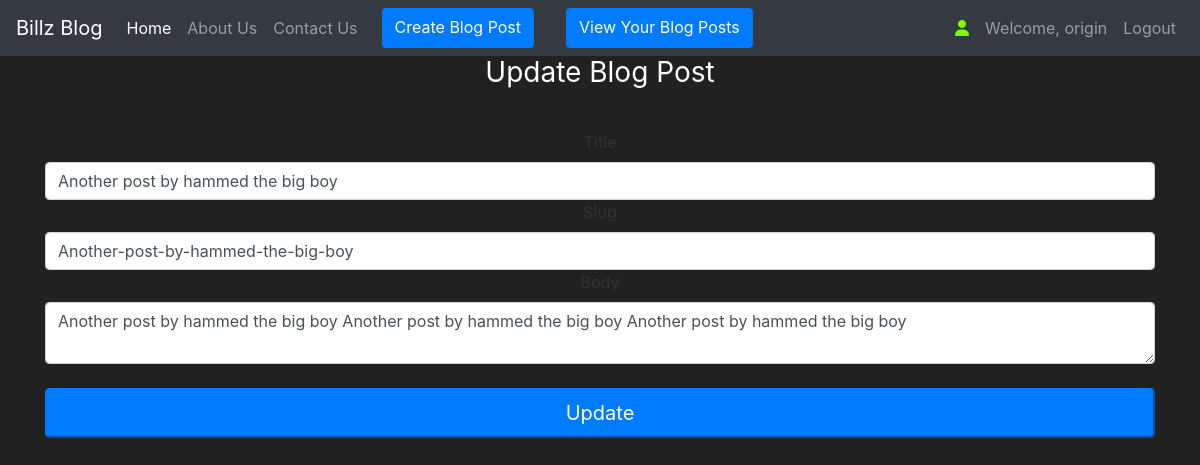
/post/edit/4 (signed in), run on the app's committed database.
### blog/models.py (models this page shows, shortened)
class User(db.Model, UserMixin):
    __tablename__= 'user'
    id = db.Column(db.Integer(), primary_key=True)
    fname = db.Column(db.String(length=30), nullable=False)
    lname = db.Column(db.String(length=30), nullable=False)
    username = db.Column(db.String(length=30), nullable=False, unique=True)
    email_address = db.Column(db.String(length=50), nullable=False, unique=True)
    password_hash = db.Column(db.String(length=60), nullable=False)
    post = db.relationship('Post', backref='owned_user', lazy=True)
    @property
    def password(self):
        return self.password

class Post(db.Model):
    __tablename__= 'post'
    id = db.Column(db.Integer(), primary_key=True)
    title = db.Column(db.String(length=140), nullable=False)
    slug = db.Column(db.String(length=140), nullable=False, unique=True)
    body = db.Column(db.Text)
    author = db.Column(db.String(length=240))
    created = db.Column(db.DateTime, default=datetime.now())
    owner = db.Column(db.Integer(), db.ForeignKey('user.id'))

### blog/routes.py (the view, shortened to what this page needs)
@app.route('/post/edit/<int:id>', methods=['GET', 'POST'])
def update(id):
    blog_to_update = Post.query.get_or_404(id)
    form = UpdateBlogForm()
    form.title.data = blog_to_update.title
    form.slug.data = blog_to_update.slug
    form.body.data = blog_to_update.body
    return render_template('update.html', blog_to_update=blog_to_update, form=form)

### blog/forms.py
class UpdateBlogForm(FlaskForm):
    title = StringField(label='Title', validators=[DataRequired()])
    slug = StringField()
    body = TextAreaField(label='Body', validators=[DataRequired()], widget=TextArea())
    submit = SubmitField(label='Update')

### blog/models.py (called while the page is built)
@login_manager.user_loader
def load_user(user_id):
    return User.query.get(int(user_id))

### blog/templates/update.html (shortened to what this page needs)
{% extends 'base.html' %}
{% block content %}
<body class="text-center">
    <div class="container">
        <form action="/post/edit/{{ blog_to_update.id }}" method="POST" style="color:white">
            <h1 class="h3 mb-3 font-weight-normal">
                Update Blog Post
            </h1>
            <br>
            {{ form.title.label() }}
            {{ form.title(class="form-control") }}
            {{ form.slug.label() }}
            {{ form.slug(class="form-control") }}
            {{ form.body.label() }}
            {{ form.body(class="form-control") }}
            <br>
            {{ form.submit(class="form-control, btn-lg btn-block btn-primary")}}
            <br>
        </form>
    </div>
</body>
{% endblock %}

### blog/templates/base.html (shortened to what this page needs)
<!doctype html>
<html lang="en">
   <head>
      <link rel="stylesheet" href="../templates/static/css/style.css">
      <link rel="stylesheet" href="https://cdn.jsdelivr.net/npm/bootstrap@4.5.3/dist/css/bootstrap.min.css">
   </head>
   <body>
      <nav class="navbar navbar-expand-md navbar-dark bg-dark">
        <a class="navbar-brand" href="/">Billz Blog</a>
        <div class="collapse navbar-collapse" id="navbarNav">
            <ul class="navbar-nav mr-auto">
                <li class="nav-item active">
                    <a class="nav-link" href="{{ url_for('home_page') }}">Home <span class="sr-only">(current)</span></a>
                </li>
                <li class="nav-item">
                    <a class="nav-link" href="{{ url_for('about_page') }}">About Us</a>
                </li>
                <li class="nav-item">
                    <a class="nav-link" href="{{ url_for('contact_page') }}">Contact Us</a>
                </li>
                {% if current_user.is_authenticated %}
                    <a href="{{ url_for('create_blog') }}" class="btn btn-primary mr-3 ml-3">Create Blog Post</a><br>
                    <a href="{{ url_for('my_post', id=current_user.id) }}" class="btn btn-primary mr-3 ml-3">View Your Blog Posts</a>
                {% endif %}
            </ul>
            {% if current_user.is_authenticated %}
            <ul class="navbar-nav">
                <li class="nav-item">
                    <a class="nav-link" style="color: lawngreen; font-weight: bold;">
                        <i class="fas fa-user"></i>
                    </a>
                </li>
                <li class="nav-item">
                    <a class="nav-link">Welcome, {{ current_user.username }}</a>
                </li>
                <li class="nav-item">
                    <a class="nav-link" href="{{ url_for('logout_page') }}">Logout</a>
                </li>
            </ul>
            {% endif %}
        </div>
    </nav>
      {% block content %}
      {% endblock %}
   </body>
</html>

### blog/templates/static/css/style.css (style rules this page uses)
body { font-family: 'Lato', sans-serif; }
h1 { margin-bottom: 40px; }
label { color: #333; }

### blog/templates/base.html (style rules this page uses)
body { background-color: #212121; color: white }

### data on the page
User: username "origin"
Post: title "Another post by hammed the big boy", slug "Another-post-by-hammed-the-big-boy", body "Another post by hammed the big boy Another post by hammed the big boy Another post by hammed the big boy"
